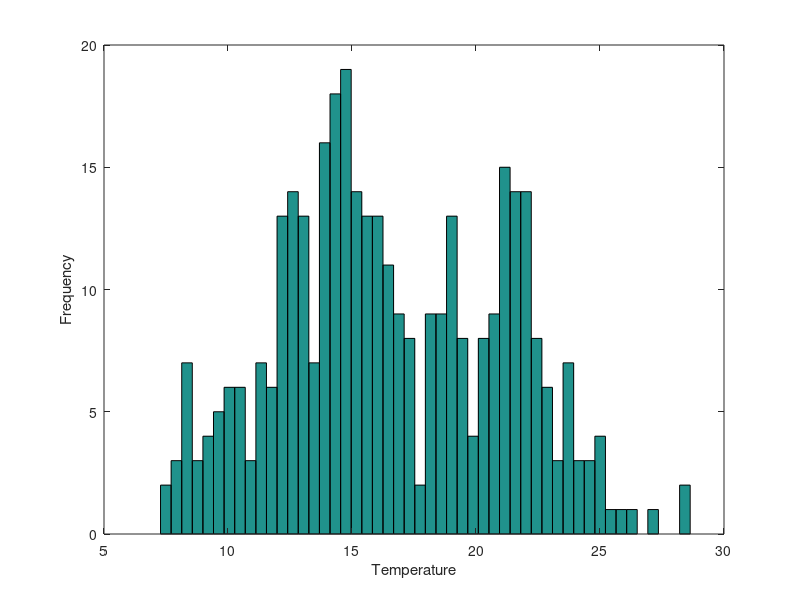
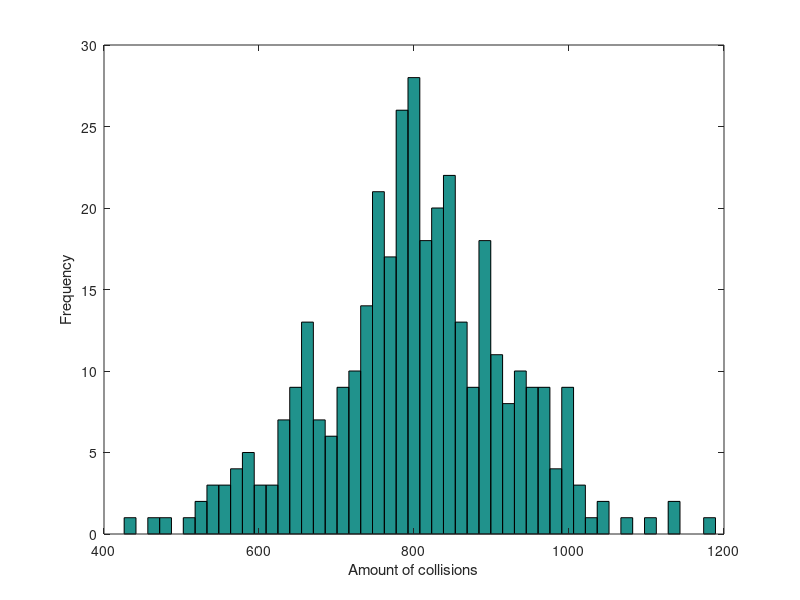

The MATLAB script that drew these images, in order: (Note: this script raises an error after producing the figures.)
%%
clc; clear all; clf;

% make data
TempCollision = importdata('collisions_grouped.csv');
temp = TempCollision(:,1); % average temperature over all collisions on that day
collision = TempCollision(:,2); % the amount of collisions on that day

% basic data representation
figure(1)
hist(temp,50)
xlabel('Temperature')
ylabel('Frequency')

figure(2)
hist(collision,50)
xlabel('Amount of collisions')
ylabel('Frequency')

figure(3)
yyaxis left
plot(temp)
ylabel('Temperature')
yyaxis right
plot(collision)
ylabel('Amount of collissions')

%% OLS

X_ols = [ones(length(temp),1) temp temp.^2 temp.^3 temp.^4]; % add intercept and powers
[b,bint,res,res_int,stats] = regress(collision,X_ols); % ols
R_sq = stats(1);
F_stat = stats(2);
F_pvalue = stats(3);
s2_hat = stats(4);

figure(4)
scatter(temp,collision)
xlabel('Temperature')
ylabel('Amount of collisions')
hold on
plot(temp,X_ols*b)

%% Kernel density
temp_midpoints = linspace(min(temp),max(temp),100)'; % create midpoints
[Xmidpoints_used,k_pdf,bandwidth_used] = npdensity_DvdHWKWS(temp, temp_midpoints, 0);

binsize = (temp_midpoints(2)-temp_midpoints(1));
sum(k_pdf).*binsize; % check if it equals 1

% matlab's function
k_pdf_matlab=ksdensity(temp,temp_midpoints);

figure(5)
plot(k_pdf)
hold on
plot(k_pdf_matlab)

%% functions

function [Xmidpoints_used,k_pdf,bandwidth_used] = npdensity_DvdHWKWS(X,Xmidpoints,bandwidth)

% INPUTS
    %  X          : Nx1  vector of data  (if X contains more columns only the
    %                                      first column will be used)
    %  Xmidpoints : nrbins x 1 columnvector of bin midpoints
    %  bandwidth  :  if > 0 then this is the bandwidth that is used in the kernel density estimation   
    %                if 0 or <0 , let the program determine the bandwidth based
    %                on a plug-in estimator
% OUTPUTS
    % Xmidpoints_used     : the midpoints might be defined in this function if the
    %                  input = 0
    % k_pdf          : Density evaluated at Xmidpoints_used
    % bandwidth_used : bandwidth used
% local variables used
    % firstb lastb binsize nrbins bandwidth_used Nbandwidth_used k_pdf DD 
    % I J nr makebins mkbandwidth  meanX stdX Xb  Z KX;

   [nr,nc]  = size(X);
   
   X = X(:,1);         % take only first column of X
   meanX = mean(X);
   stdX  = std(X)';
   iota = ones(nr,1); 
    X = sortrows(X);   % order the observations for column 1
   
    
  %  nrbins is the number of bins/midpoints/gridpoints where the density is calculated  
    if Xmidpoints==0
        nrbins = 20;         % our DEFAULT number of bins (evaluation points) when it is NOT user defined
        Xmidpoints_used = linspace(X(floor(0.01*nr+1),1),X(floor(0.99*nr),1),nrbins)';  
        % this creates an equally spaced set of X midpoints between the 1 and 99 percentile 
    else
        [nrbins,ncbins] = size(Xmidpoints);
        Xmidpoints_used = Xmidpoints;
    end;
    
    firstb = Xmidpoints_used(1,:);
    lastb  = Xmidpoints_used(nrbins,:);
    binsize = ((lastb - firstb)/nrbins); % average binsize in this case

if bandwidth>0; % use the bandwidth given in the proc argument
  bandwidth_used = bandwidth;
else 
  % SPECIFY THE BANDWITDTH(S)
  delta =0.7764;               % see (9.11) and table 9.1 Cameron & Trivedi
  bandwidth_used = 1.3643*delta*stdX*nr^(-1/5);
  % *(lastb-firstb)
  % use normal
  % use Silverman
  % use Cross Validation
end;    % endif 

k_pdf  = zeros(nrbins,1);  %  this will contain the density estimates at the midpoints_used
                           %  bin by bin calculations since reduces the amount of workspace used vs k_pdf at each observation %
  
    for J=1:nrbins;        % for each bin       %
       Xb = Xmidpoints_used(J,1);          % one bin at a time  %
       Z = (iota*Xb - X)/bandwidth_used;
       KX = pdf('Normal',Z,0,1)/bandwidth_used;     % CHANGE if YOU WANT A DIFFERENT KERNEL  %
       k_pdf(J,1) = mean(KX);
    end    % for; 

end
